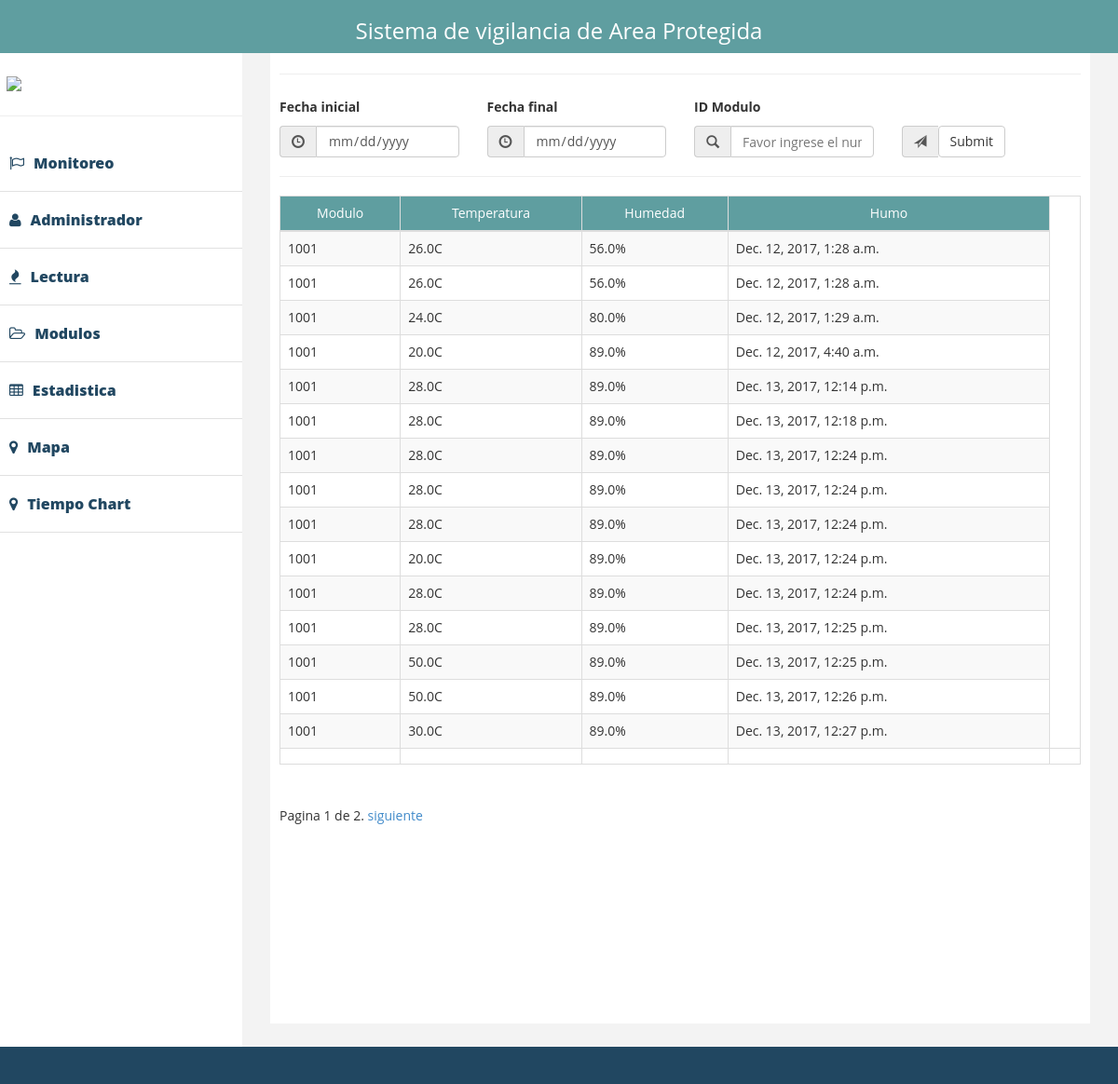
The page /interface/lectura/ on the database its author committed.
### interface/models.py (models this page shows)
class LecturaTempHume(models.Model):
    temperatura     = models.FloatField(blank=True, null=True)
    humedad         = models.FloatField(blank=True, null=True)
    timestamp       = models.DateTimeField(auto_now=True)
    modulo = models.CharField(max_length=8)

### interface/views.py (the view)
def lectura(request):
    querryset_list = LecturaTempHume.objects.all()
    paginator = Paginator(querryset_list, 15)
    page = request.GET.get('page')
    try:
        querryset = paginator.page(page)
    except PageNotAnInteger:
        querryset = paginator.page(1)
    except EmptyPage:
        querryset = paginator.page(paginator.num_pages)
    context = {
        'Object_list': querryset
    }
    return render(request, 'lecture.html', context)

### templates/lecture.html (shortened to what this page needs)
{% extends 'index.html' %}
{% block table %}
    <thead id="head-th">
    <hr/>
    <tr>
        <td>Modulo</td>
        <td>Temperatura</td>
        <td>Humedad</td>
        <td>Humo</td>
    </tr>
    </thead>
    <tbody>
    {% for ob in Object_list %}
        <tr>
            <td>{{ ob.modulo }} </td>
            <td>{{ ob.temperatura }}C</td>
            <td>{{ ob.humedad }}%</td>
            <td>{{ ob.timestamp }}</td>
        </tr>
    {% endfor %}
            <td>{{ ob.modulo }}</td>
            <td>{{ ob.temperatura }}</td>
            <td>{{ ob.humedad }}</td>
            <td>{{ ob.humo }}</td>
            <td>{{ ob.sonido }}</td>
    </tbody>
{% endblock %}

### static/assets/css/custom.css (style rules this page uses)
body { font-family: 'Open Sans', sans-serif; line-height:30px; }

### static/css/styles.css (style rules this page uses)
#head-th { background-color: cadetblue; color: white; text-align: center; }
html, body { height: 100%; margin: 0; padding: 0; }

### rows shown on the page
LecturaTempHume: modulo "1001", temperatura "26.0", humedad "56.0", timestamp "Dec. 12, 2017, 1:28 a.m."
LecturaTempHume: modulo "1001", temperatura "26.0", humedad "56.0", timestamp "Dec. 12, 2017, 1:28 a.m."
LecturaTempHume: modulo "1001", temperatura "24.0", humedad "80.0", timestamp "Dec. 12, 2017, 1:29 a.m."
LecturaTempHume: modulo "1001", temperatura "20.0", humedad "89.0", timestamp "Dec. 12, 2017, 4:40 a.m."
LecturaTempHume: modulo "1001", temperatura "28.0", humedad "89.0", timestamp "Dec. 13, 2017, 12:14 p.m."
LecturaTempHume: modulo "1001", temperatura "28.0", humedad "89.0", timestamp "Dec. 13, 2017, 12:18 p.m."
LecturaTempHume: modulo "1001", temperatura "28.0", humedad "89.0", timestamp "Dec. 13, 2017, 12:24 p.m."
LecturaTempHume: modulo "1001", temperatura "28.0", humedad "89.0", timestamp "Dec. 13, 2017, 12:24 p.m."
LecturaTempHume: modulo "1001", temperatura "28.0", humedad "89.0", timestamp "Dec. 13, 2017, 12:24 p.m."
LecturaTempHume: modulo "1001", temperatura "20.0", humedad "89.0", timestamp "Dec. 13, 2017, 12:24 p.m."
LecturaTempHume: modulo "1001", temperatura "28.0", humedad "89.0", timestamp "Dec. 13, 2017, 12:24 p.m."
LecturaTempHume: modulo "1001", temperatura "28.0", humedad "89.0", timestamp "Dec. 13, 2017, 12:25 p.m."
LecturaTempHume: modulo "1001", temperatura "50.0", humedad "89.0", timestamp "Dec. 13, 2017, 12:25 p.m."
LecturaTempHume: modulo "1001", temperatura "50.0", humedad "89.0", timestamp "Dec. 13, 2017, 12:26 p.m."
LecturaTempHume: modulo "1001", temperatura "30.0", humedad "89.0", timestamp "Dec. 13, 2017, 12:27 p.m."

### other values the page prints
{{ Object_list.number }} "1"
{{ Object_list.paginator.num_pages }} "2"
